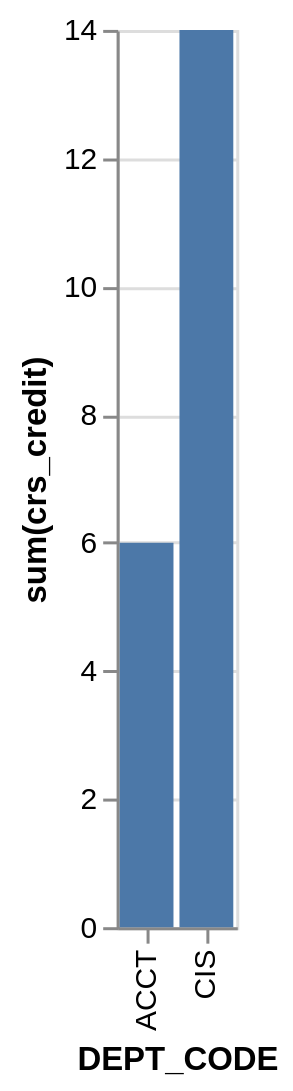

Express this chart as Vega-Lite.
### Vega-Lite specification from a JSON file in a GitHub repository (floating-point values rounded to 4 significant figures)
{"data": {"values": [{"x_data": "ACCT", "y_data": 6}, {"x_data": "CIS", "y_data": 14}]}, "mark": "bar", "encoding": {"x": {"field": "x_data", "type": "nominal", "title": "DEPT_CODE", "sort": "ascending"}, "y": {"field": "y_data", "type": "quantitative", "title": "sum(crs_credit)"}}}
